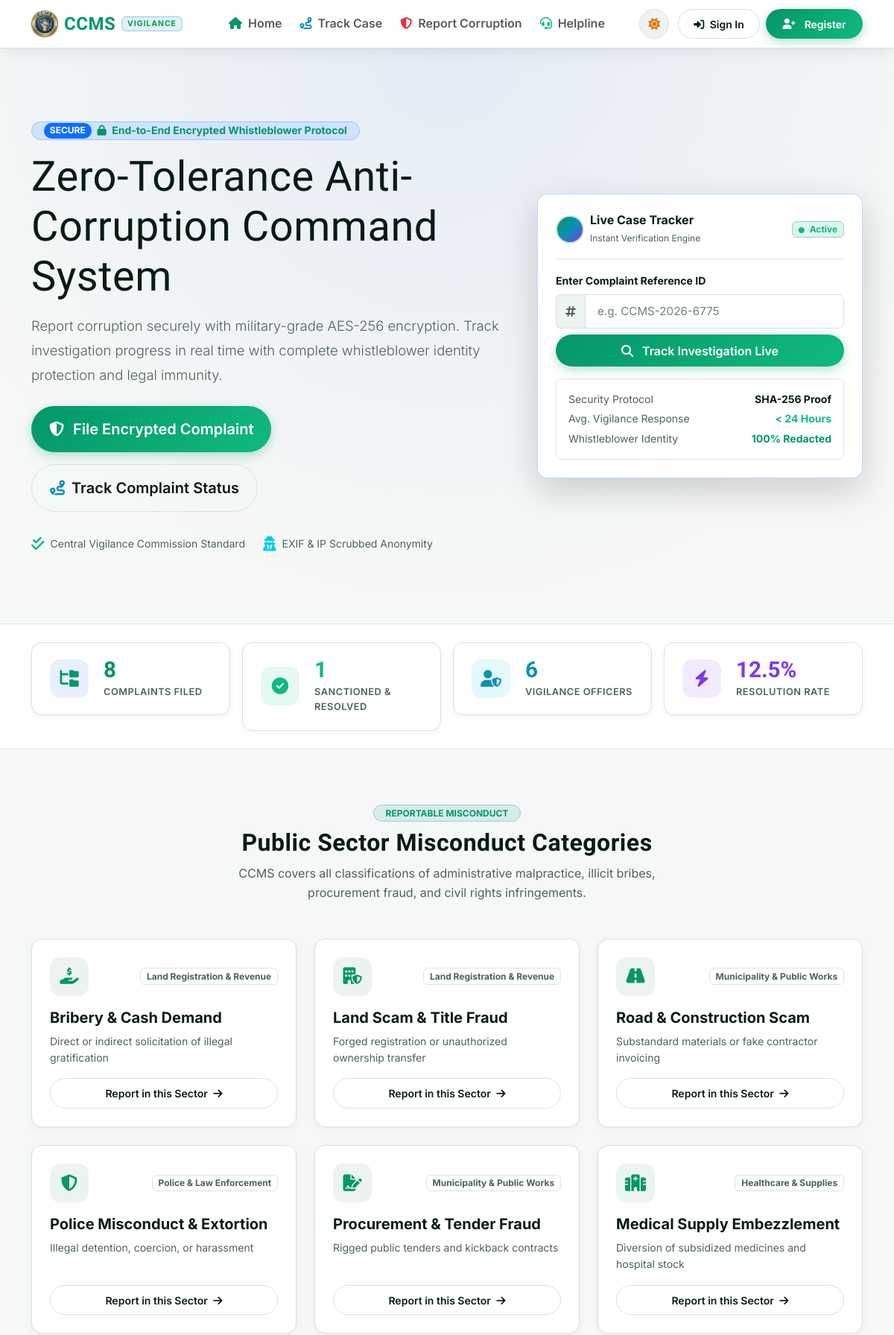
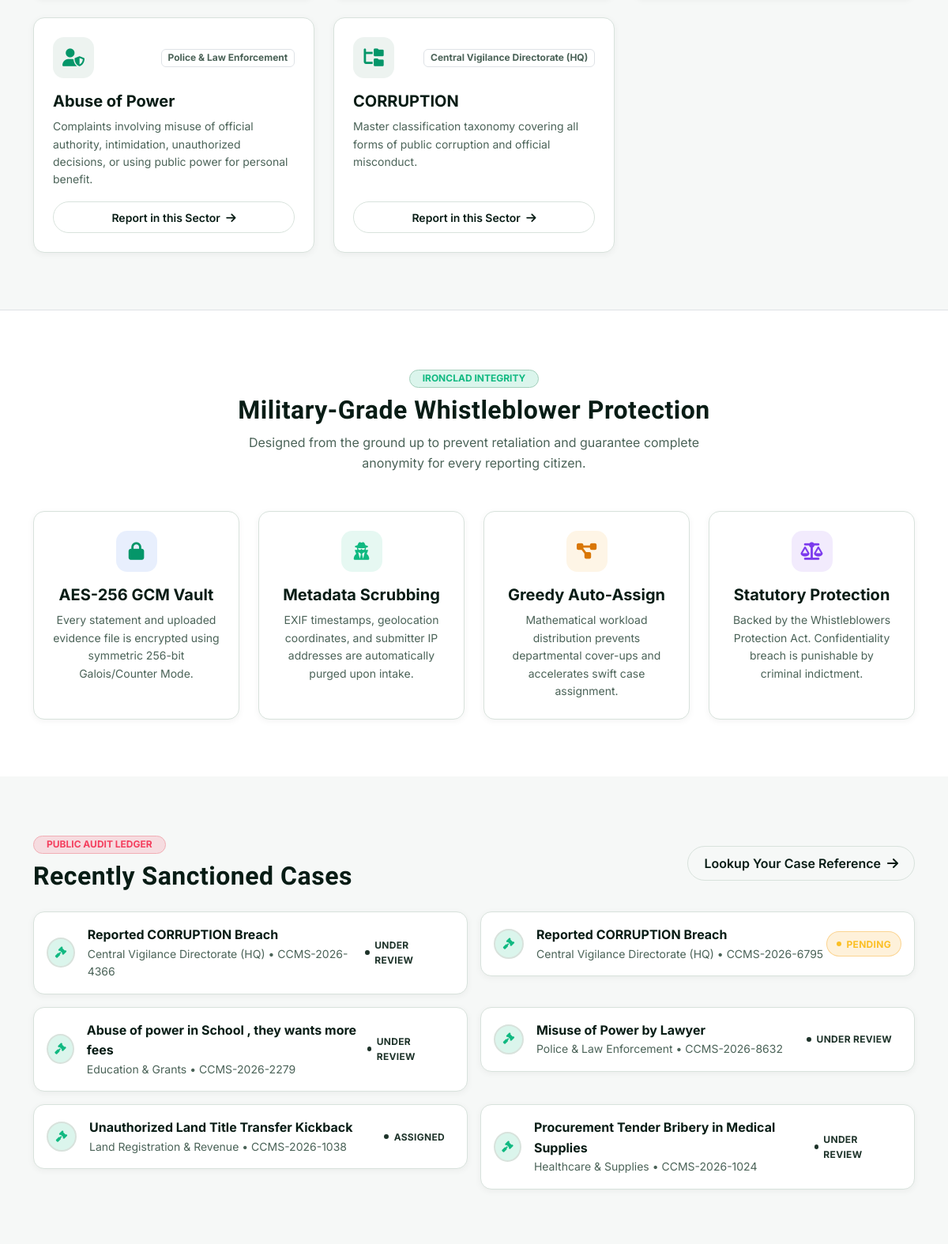
The page / (upper part) on the database its author committed (2 pictures, top to bottom).
### tables this page shows
CREATE TABLE categories (
            category_id TEXT PRIMARY KEY,
            name TEXT NOT NULL,
            icon TEXT DEFAULT 'fa-hand-holding-dollar',
            dept TEXT NOT NULL,
            description TEXT
        );

CREATE TABLE complaints (
            complaint_id TEXT PRIMARY KEY,
            user_id INTEGER NOT NULL,
            complaint_title TEXT NOT NULL,
            misconduct_category TEXT NOT NULL,
            sector TEXT NOT NULL,
            incident_date TEXT NOT NULL,
            incident_time TEXT,
            location TEXT NOT NULL,
            description TEXT NOT NULL,
            anonymous_mode INTEGER DEFAULT 0,
            severity TEXT DEFAULT 'Medium',
            evidence_file TEXT,
            complaint_status TEXT DEFAULT 'Pending',
            assigned_officer TEXT,
            assigned_officer_id TEXT,
            investigation_notes TEXT,
            rating INTEGER,
            feedback TEXT,
            created_at DATETIME DEFAULT CURRENT_TIMESTAMP,
            updated_at DATETIME DEFAULT CURRENT_TIMESTAMP
        );

### app.py (the view)
@app.route("/")
def home():
    total_complaints = db.query_db("SELECT COUNT(*) as count FROM complaints", one=True)["count"]
    resolved_complaints = db.query_db("SELECT COUNT(*) as count FROM complaints WHERE complaint_status IN ('Resolved', 'Closed')", one=True)["count"]
    total_officers = db.query_db("SELECT COUNT(*) as count FROM officers", one=True)["count"]
    total_citizens = db.query_db("SELECT COUNT(*) as count FROM users", one=True)["count"]
    res_rate = 0
    if total_complaints > 0:
        res_rate = round((resolved_complaints / total_complaints) * 100, 1)
    stats = {
        "total_complaints": total_complaints,
        "resolved_complaints": resolved_complaints,
        "total_officers": total_officers,
        "total_citizens": total_citizens,
        "resolution_rate": res_rate
    }
    categories = db.query_db("SELECT * FROM categories")
    recent_cases = db.query_db("SELECT * FROM complaints ORDER BY created_at DESC LIMIT 6")
    return render_template("public/index.html", stats=stats, categories=categories, recent_cases=recent_cases)

### db.py (called while the page is built)
def dict_factory(cursor, row):
    d = {}
    for idx, col in enumerate(cursor.description):
        d[col[0]] = row[idx]
    return d

def get_db_connection():
    conn = sqlite3.connect(DB_PATH, timeout=20.0, check_same_thread=False)
    conn.row_factory = dict_factory
    conn.execute("PRAGMA journal_mode=WAL;")
    return conn

def _normalize_query(query, args):
    if "ON DUPLICATE KEY UPDATE" in query.upper() and "system_settings" in query.lower():
        query = "INSERT OR REPLACE INTO system_settings (setting_key, setting_value) VALUES (?, ?)"
        if len(args) == 3:
            args = (args[0], args[1])
        return query, args
    normalized_query = query.replace("%s", "?")
    return normalized_query, args

def query_db(query, args=(), one=False):
    normalized_query, normalized_args = _normalize_query(query, args)
    conn = get_db_connection()
    try:
        cursor = conn.cursor()
        cursor.execute(normalized_query, normalized_args)
        result = cursor.fetchall()
        return (result[0] if result else None) if one else result
    finally:
        conn.close()

### templates/public/index.html (shortened to what this page needs)
{% extends 'base.html' %}
{% block content %}
<section class="py-5 position-relative overflow-hidden"
  style="background: radial-gradient(circle at 50% 0%, rgba(37,99,235,0.08) 0%, var(--bg-primary) 75%);">
  <div class="container py-lg-5">
    <div class="row align-items-center g-5">
      <div class="col-lg-7">
        <div
          class="d-inline-flex align-items-center gap-2 px-3 py-1.5 rounded-pill mb-3 bg-primary-subtle border border-primary-subtle">
          <span class="badge bg-primary rounded-pill">SECURE</span>
          <span class="small fw-bold text-primary"><i class="fas fa-lock me-1"></i> End-to-End Encrypted Whistleblower
            Protocol</span>
        </div>
        <h1 class="display-4 fw-black mb-3 text-heading brand-font" data-i18n="hero_title">
          Zero-Tolerance Anti-Corruption Command System
        </h1>
        <p class="lead text-muted mb-4" data-i18n="hero_sub" style="font-size: 1.15rem; line-height: 1.8;">
          Report corruption securely with military-grade AES-256 encryption. Track investigation progress in real time
          with complete whistleblower identity protection and legal immunity.
        </p>
        <div class="d-flex flex-wrap gap-3 mb-4">
          <a href="{{ url_for('file_complaint') }}" class="btn btn-brand btn-lg px-4 py-3">
            <i class="fas fa-shield-halved me-1"></i> <span data-i18n="file_btn">File Encrypted Complaint</span>
          </a>
          <a href="{{ url_for('track_complaint') }}" class="btn btn-outline-custom btn-lg px-4 py-3">
            <i class="fas fa-route me-1 text-cyan"></i> <span data-i18n="track_btn">Track Complaint Status</span>
          </a>
        </div>
        <div class="d-flex flex-wrap align-items-center gap-4 text-muted small pt-2">
          <div class="d-flex align-items-center gap-2">
            <i class="fas fa-check-double text-emerald fs-5"></i>
            <span>Central Vigilance Commission Standard</span>
          </div>
          <div class="d-flex align-items-center gap-2">
            <i class="fas fa-user-secret text-info fs-5"></i>
            <span>EXIF &amp; IP Scrubbed Anonymity</span>
          </div>
        </div>
      </div>
      <div class="col-lg-5">
        <div class="ccms-card p-4 glass-panel shadow-lg border-primary border-opacity-25 position-relative">
          <div class="d-flex align-items-center justify-content-between pb-3 mb-3 border-bottom">
            <div class="d-flex align-items-center gap-2">
              <div class="user-avatar-circle" style="background:var(--gradient-cyber);">
              </div>
              <div>
                <h6 class="fw-bold mb-0 text-heading">Live Case Tracker</h6>
                <span class="text-muted" style="font-size:0.75rem;">Instant Verification Engine</span>
              </div>
            </div>
            <span class="badge bg-success-subtle text-success border border-success-subtle"><i
                class="fas fa-circle me-1" style="font-size:0.5rem;"></i> Active</span>
          </div>
          <form action="{{ url_for('track_complaint') }}" method="GET" class="mb-3">
            <label class="form-label small fw-bold text-heading">Enter Complaint Reference ID</label>
            <div class="input-group mb-2">
              <span class="input-group-text bg-subtle border-end-0 text-muted"><i class="fas fa-hashtag"></i></span>
              <input type="text" name="id" class="form-control border-start-0" placeholder="e.g. CCMS-2026-6775"
                required>
            </div>
            <button type="submit" class="btn btn-brand w-100 justify-content-center py-2.5">
              <i class="fas fa-magnifying-glass me-1"></i> Track Investigation Live
            </button>
          </form>
          <div class="p-3 rounded bg-subtle border">
            <div class="d-flex align-items-center justify-content-between text-muted small mb-1">
              <span>Security Protocol</span>
              <span class="fw-bold text-heading">SHA-256 Proof</span>
            </div>
            <div class="d-flex align-items-center justify-content-between text-muted small mb-1">
              <span>Avg. Vigilance Response</span>
              <span class="fw-bold text-emerald">&lt; 24 Hours</span>
            </div>
            <div class="d-flex align-items-center justify-content-between text-muted small">
              <span>Whistleblower Identity</span>
              <span class="fw-bold text-primary">100% Redacted</span>
            </div>
          </div>
        </div>
      </div>
    </div>
  </div>
</section>
<section class="py-4 border-top border-bottom" style="background: var(--bg-surface);">
  <div class="container">
    <div class="row g-3">
      <div class="col-6 col-lg-3">
        <div class="stat-card">
          <div class="stat-icon" style="background: rgba(37,99,235,0.1); color: var(--primary);">
            <i class="fas fa-folder-tree"></i>
          </div>
          <div>
            <div class="stat-val text-primary">{{ stats.total_complaints }}</div>
            <div class="stat-label" data-i18n="stats_total">Complaints Filed</div>
          </div>
        </div>
      </div>
      <div class="col-6 col-lg-3">
        <div class="stat-card">
          <div class="stat-icon" style="background: rgba(16,185,129,0.1); color: var(--accent-emerald);">
            <i class="fas fa-circle-check"></i>
          </div>
          <div>
            <div class="stat-val text-emerald" style="color:var(--accent-emerald);">{{ stats.resolved_complaints }}
            </div>
            <div class="stat-label" data-i18n="stats_resolved">Sanctioned &amp; Resolved</div>
          </div>
        </div>
      </div>
      <div class="col-6 col-lg-3">
        <div class="stat-card">
          <div class="stat-icon" style="background: rgba(6,182,212,0.1); color: var(--accent-cyan);">
            <i class="fas fa-user-shield"></i>
          </div>
          <div>
            <div class="stat-val" style="color:var(--accent-cyan);">{{ stats.total_officers }}</div>
            <div class="stat-label" data-i18n="stats_officers">Vigilance Officers</div>
          </div>
        </div>
      </div>
      <div class="col-6 col-lg-3">
        <div class="stat-card">
          <div class="stat-icon" style="background: rgba(124,58,237,0.1); color: var(--accent-violet);">
            <i class="fas fa-bolt"></i>
          </div>
          <div>
            <div class="stat-val" style="color:var(--accent-violet);">{{ stats.resolution_rate }}%</div>
            <div class="stat-label" data-i18n="stats_rate">Resolution Rate</div>
          </div>
        </div>
      </div>
    </div>
  </div>
</section>
<section class="py-5">
  <div class="container py-lg-4">
    <div class="text-center mb-5">
      <span
        class="badge bg-primary-subtle text-primary border border-primary-subtle px-3 py-1.5 rounded-pill mb-2 fw-bold">REPORTABLE
        MISCONDUCT</span>
      <h2 class="fw-bold brand-font text-heading">Public Sector Misconduct Categories</h2>
      <p class="text-muted mx-auto" style="max-width: 650px;">
        CCMS covers all classifications of administrative malpractice, illicit bribes, procurement fraud, and civil
        rights infringements.
      </p>
    </div>
    <div class="row g-4">
      {% for cat in categories %}
      <div class="col-md-6 col-lg-4">
        <div class="ccms-card ccms-card-interactive h-100 d-flex flex-column justify-content-between">
          <div>
            <div class="d-flex align-items-center justify-content-between mb-3">
              <div class="stat-icon" style="background: var(--bg-subtle); color: var(--primary);">
                <i class="fas {{ cat.icon }}"></i>
              </div>
              <span class="badge bg-subtle text-muted border">{{ cat.dept }}</span>
            </div>
            <h5 class="fw-bold text-heading mb-2">{{ cat.name }}</h5>
            <p class="text-muted small mb-3">{{ cat.description }}</p>
          </div>
          <a href="{{ url_for('file_complaint') }}?category={{ cat.name }}"
            class="btn btn-sm btn-outline-custom w-100 text-center">
            Report in this Sector <i class="fas fa-arrow-right ms-1"></i>
          </a>
        </div>
      </div>
      {% endfor %}
    </div>
  </div>
</section>
<section class="py-5 border-top" style="background: var(--bg-surface);">
  <div class="container py-lg-4">
    <div class="text-center mb-5">
      <span
        class="badge bg-emerald-subtle text-success border border-success-subtle px-3 py-1.5 rounded-pill mb-2 fw-bold">IRONCLAD
        INTEGRITY</span>
      <h2 class="fw-bold brand-font text-heading">Military-Grade Whistleblower Protection</h2>
      <p class="text-muted mx-auto" style="max-width: 650px;">
        Designed from the ground up to prevent retaliation and guarantee complete anonymity for every reporting citizen.
      </p>
    </div>
    <div class="row g-4">
      <div class="col-md-6 col-lg-3">
        <div class="ccms-card text-center p-4 h-100">
          <div class="stat-icon mx-auto mb-3" style="background: rgba(37,99,235,0.1); color: var(--primary);">
            <i class="fas fa-lock"></i>
          </div>
          <h5 class="fw-bold text-heading mb-2">AES-256 GCM Vault</h5>
          <p class="text-muted small mb-0">Every statement and uploaded evidence file is encrypted using symmetric 256-bit
            Galois/Counter Mode.</p>
        </div>
      </div>
      <div class="col-md-6 col-lg-3">
        <div class="ccms-card text-center p-4 h-100">
          <div class="stat-icon mx-auto mb-3" style="background: rgba(16,185,129,0.1); color: var(--accent-emerald);">
            <i class="fas fa-user-secret"></i>
          </div>
          <h5 class="fw-bold text-heading mb-2">Metadata Scrubbing</h5>
          <p class="text-muted small mb-0">EXIF timestamps, geolocation coordinates, and submitter IP addresses are automatically
            purged upon intake.</p>
        </div>
      </div>
      <div class="col-md-6 col-lg-3">
        <div class="ccms-card text-center p-4 h-100">
          <div class="stat-icon mx-auto mb-3" style="background: rgba(245,158,11,0.1); color: var(--accent-amber);">
            <i class="fas fa-diagram-project"></i>
          </div>
          <h5 class="fw-bold text-heading mb-2">Greedy Auto-Assign</h5>
          <p class="text-muted small mb-0">Mathematical workload distribution prevents departmental cover-ups and accelerates
            swift case assignment.</p>
        </div>
      </div>
      <div class="col-md-6 col-lg-3">
        <div class="ccms-card text-center p-4 h-100">
          <div class="stat-icon mx-auto mb-3" style="background: rgba(124,58,237,0.1); color: var(--accent-violet);">
            <i class="fas fa-scale-balanced"></i>
          </div>
          <h5 class="fw-bold text-heading mb-2">Statutory Protection</h5>
          <p class="text-muted small mb-0">Backed by the Whistleblowers Protection Act. Confidentiality breach is punishable by
            criminal indictment.</p>
        </div>
      </div>
    </div>
  </div>
</section>
<section class="py-5">
  <div class="container py-lg-4">
    <div class="row align-items-center g-4 mb-4">
      <div class="col-md-8">
        <span
          class="badge bg-danger-subtle text-danger border border-danger-subtle px-3 py-1.5 rounded-pill mb-2 fw-bold">PUBLIC
          AUDIT LEDGER</span>
        <h2 class="fw-bold brand-font text-heading mb-0">Recently Sanctioned Cases</h2>
      </div>
      <div class="col-md-4 text-md-end">
        <a href="{{ url_for('track_complaint') }}" class="btn btn-outline-custom">
          Lookup Your Case Reference <i class="fas fa-arrow-right ms-1"></i>
        </a>
      </div>
    </div>
    <div class="row g-3">
      {% for item in recent_cases %}
      <div class="col-md-6">
        <div class="ccms-card p-3 d-flex align-items-center justify-content-between">
          <div class="d-flex align-items-center gap-3">
            <div class="user-avatar-circle" style="background: rgba(16,185,129,0.15); color: var(--accent-emerald);">
              <i class="fas fa-gavel"></i>
            </div>
            <div>
              <div class="fw-bold text-heading">{{ item.complaint_title }}</div>
              <div class="text-muted small">
                <span>{{ item.sector }}</span> &bull; <span>{{ item.complaint_id }}</span>
              </div>
            </div>
          </div>
          <span class="badge-status {{ item.complaint_status }}">{{ item.complaint_status }}</span>
        </div>
      </div>
      {% endfor %}
    </div>
  </div>
</section>
{% endblock %}

### rows shown on the page
categories: dept "Land Registration & Revenue", name "Bribery & Cash Demand", description "Direct or indirect solicitation of illegal gratification"
categories: dept "Land Registration & Revenue", name "Land Scam & Title Fraud", description "Forged registration or unauthorized ownership transfer"
categories: dept "Municipality & Public Works", name "Road & Construction Scam", description "Substandard materials or fake contractor invoicing"
categories: dept "Police & Law Enforcement", name "Police Misconduct & Extortion", description "Illegal detention, coercion, or harassment"
categories: dept "Municipality & Public Works", name "Procurement & Tender Fraud", description "Rigged public tenders and kickback contracts"
categories: dept "Healthcare & Supplies", name "Medical Supply Embezzlement", description "Diversion of subsidized medicines and hospital stock"
categories: dept "Police & Law Enforcement", name "Abuse of Power", description "Complaints involving misuse of official authority, intimidation, unauthorized decisions, or using public power for personal benefit."
categories: dept "Central Vigilance Directorate (HQ)", name "CORRUPTION", description "Master classification taxonomy covering all forms of public corruption and official misconduct."
complaints: complaint_title "Reported CORRUPTION Breach", sector "Central Vigilance Directorate (HQ)", complaint_id "CCMS-2026-4366", complaint_status "UNDER REVIEW"
complaints: complaint_title "Reported CORRUPTION Breach", sector "Central Vigilance Directorate (HQ)", complaint_id "CCMS-2026-6795", complaint_status "PENDING"
complaints: complaint_title "Abuse of power in School , they wants more fees", sector "Education & Grants", complaint_id "CCMS-2026-2279", complaint_status "UNDER REVIEW"
complaints: complaint_title "Misuse of Power by Lawyer", sector "Police & Law Enforcement", complaint_id "CCMS-2026-8632", complaint_status "UNDER REVIEW"
complaints: complaint_title "Unauthorized Land Title Transfer Kickback", sector "Land Registration & Revenue", complaint_id "CCMS-2026-1038", complaint_status "ASSIGNED"
complaints: complaint_title "Procurement Tender Bribery in Medical Supplies", sector "Healthcare & Supplies", complaint_id "CCMS-2026-1024", complaint_status "UNDER REVIEW"

### other values the page prints
{{ stats.total_complaints }} "8"
{{ stats.resolved_complaints }} "1"
{{ stats.total_officers }} "6"
{{ stats.resolution_rate }} "12.5"
